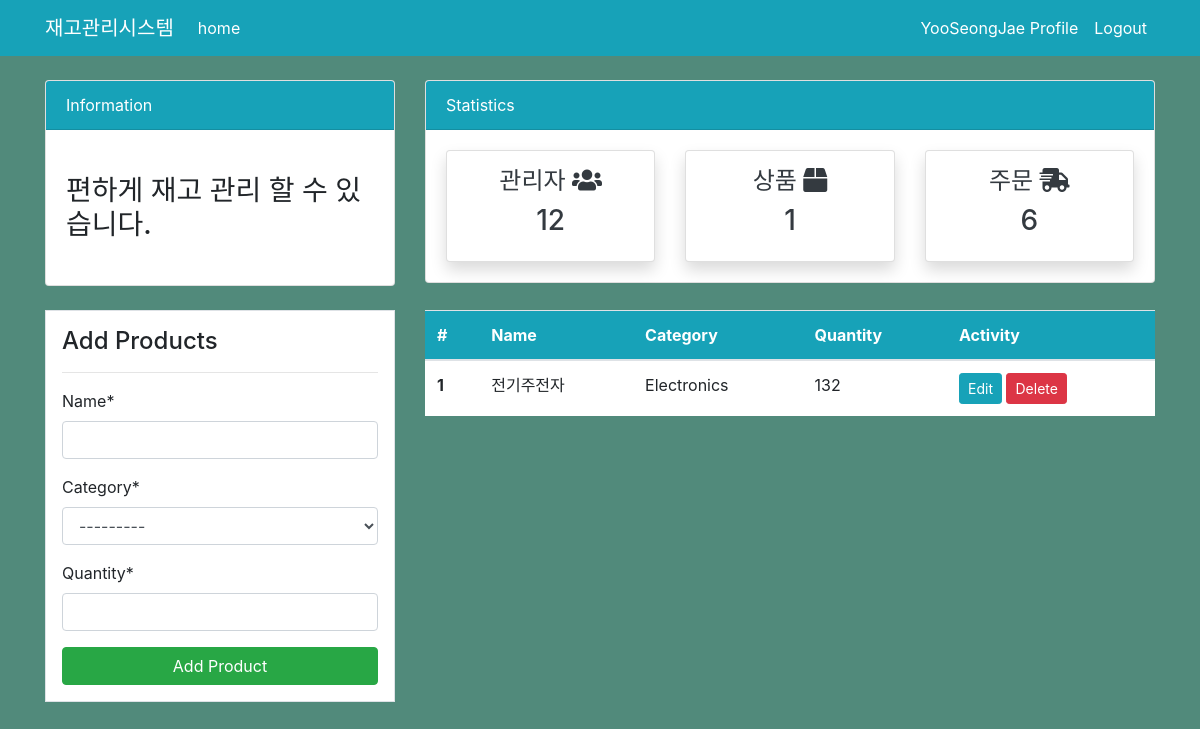
The app's page /product/ (signed in) with its own data.
### dashboard/models.py (models this page shows, shortened)
class Product(models.Model):
    name = models.CharField(max_length=100, null=True)
    category = models.CharField(max_length=20, choices=CATEGORY, null=True)
    quantity = models.PositiveIntegerField(null=True)
    class Meta:
        verbose_name_plural = 'Product'

### dashboard/views.py (the view)
# urls.py: path('product/',views.product, name='dashboard-product'),
@login_required
def product(request):
    items = Product.objects.all() # db 가져오기
    product_count = items.count()
    workers_count = User.objects.all().count()
    orders_count = Order.objects.all().count()
    if request.method =='POST':
        form = ProductForm(request.POST)
        if form.is_valid():
            form.save()
            product_name = form.cleaned_data.get('name')
            messages.success(request,f'{product_name} has been added')
            return redirect('dashboard-product')
    else:
        form = ProductForm()
    context = {
        'items' : items,
        'form' : form,
        'workers_count':workers_count,
        'orders_count':orders_count,
        'product_count':product_count,
    }
    return render(request, 'dashboard/product.html', context)

### dashboard/forms.py
class ProductForm(forms.ModelForm):
    class Meta:
        model = Product
        fields = ['name','category','quantity']

### templates/dashboard/product.html (shortened to what this page needs)
{% extends 'partials/base.html' %}
{% load crispy_forms_tags %}
{% block content %}
{% include 'partials/topnav.html' %}
  <div class="container">
    <div class="row my-4">
        <div class="col-md-4">
            <div class="border bg-white p-3">
                <h4>Add Products</h4>
                <hr>
                <form method="POST">
                {{ form|crispy }}
                <input class="btn btn-success btn-block" type="submit" value="Add Product">
                </form>
            </div>
        </div>
        <div class="col-md-8">
            <table class="table bg-white">
                <thead class="bg-info">
                    <tr class="text-white">
                        <th scope="col">#</th>
                        <th scope="col">Name</th>
                        <th scope="col">Category</th>
                        <th scope="col">Quantity</th>
                        <th scope="col">Activity</th>
                    </tr>
                </thead>
                <tbody>
                    {% for item in items %}
                    <tr>
                        <th scope="row">1</th>
                        <td>{{ item.name }}</td>
                        <td>{{ item.category}}</td>
                        <td>{{ item.quantity}}</td>
                        <td>
                            <a class="btn btn-info btn-sm" href="{% url 'dashboard-product-update' item.id %}">Edit</a>
                            <a class="btn btn-danger btn-sm" href="{% url 'dashboard-product-delete' item.id %}">Delete</a>
                        </td>
                    </tr>
                    {% endfor %}
                </tbody>
            </table>
        </div>
    </div>
</div>
{% endblock %}

### templates/partials/nav.html (shortened to what this page needs)
<nav class="navbar navbar-expand-lg navbar-info bg-info">
    {%if user.is_authenticated %}
    <div class="container">
        <a class="navbar-brand text-white" href="{% url 'dashboard-index' %}">재고관리시스템</a>
        <div class="collapse navbar-collapse" id="navbarSupportedContent">
            <ul class="navbar-nav mr-auto">
                <li class="nav-item active">
                    <a class="nav-link text-white" href="{% url 'dashboard-index' %}">home </a>
                </li>
            </ul>
            <ul class="navbar-nav ml-auto">
                <li class="nav-item active">
                    <a class="nav-link text-white" href="{% url 'user-profile'%}">{{user.username}} Profile </a>
                </li>
                <li class="nav-item">
                    <a class="nav-link text-white" href="{% url 'user-logout' %}">Logout</a>
                </li>
            </ul>
            {% endif %}
        </div>
    </div>
</nav>

### static/style.css (style rules this page uses)
body { background: rgb(81, 138, 123); }

### records on screen
Product: name "전기주전자", category "Electronics", quantity "132"

### other values on screen
{{ user.username }} "YooSeongJae"
{{ workers_count }} "12"
{{ product_count }} "1"
{{ orders_count }} "6"
